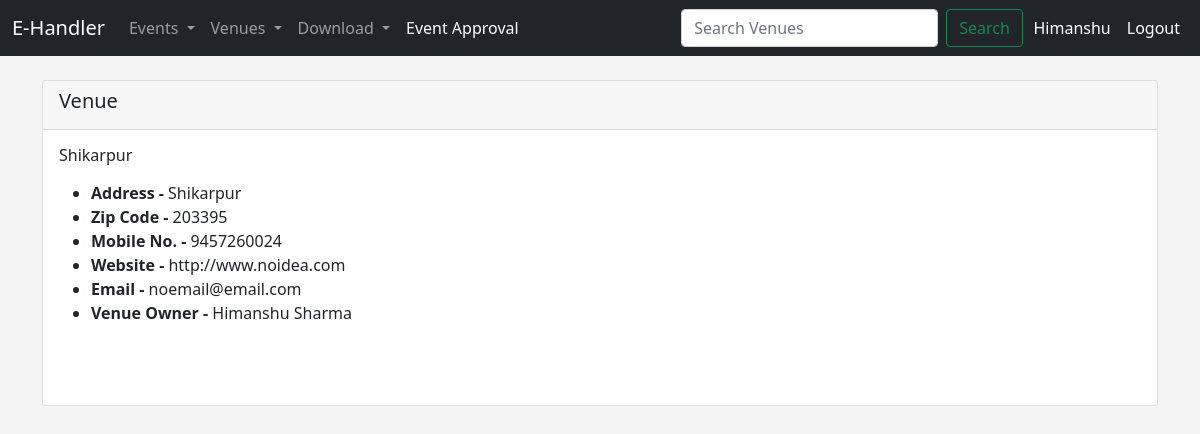
Page /show_venue/7 (signed in) on the committed database.
### events/models.py (models this page shows)
class Venue(models.Model):
    name=models.CharField('Venue Name ',max_length=120)
    address=models.CharField('Venue Address ',max_length=120)
    zip_code=models.CharField('Venue zipcode ',max_length=15 ,blank=True)
    phone=models.CharField('Venue Number ',max_length=13,blank=True)
    web=models.CharField('Website Address ', max_length=25 ,blank=True)
    email_address=models.EmailField('Venue Email',blank=True)
    owner=models.IntegerField('Venue Owner',blank=False,default=1)
    venue_image=models.ImageField(null=True,blank=True,upload_to="images/")
    def __str__(self):
        return self.name

### events/views.py (the view)
# urls.py: path('show_venue/<venue_id>',views.show_venue,name='show-venue'),
def show_venue(request,venue_id):
    if request.user.is_authenticated:
        venue=Venue.objects.get(pk=venue_id)
        owner_info= User.objects.get(pk=venue.owner)
        return render(request,'events/show_venue.html',{
            'venue':venue,
            'owner_info':owner_info,
        })
    messages.success(request,"You need to log in first!!")
    return redirect('login-user')

### events/templates/events/show_venue.html (shortened to what this page needs)
{% extends 'events/base.html' %}
{%block content%}
<div class="card">
    <div class="card-header">
        <h5> Venue</h5>
    </div>
    <div class="card-body">
        <h6 class="card-title">{{ venue }}</h6>
        <p class="card-text">
        <ul>
            <li><b> Address - </b>{{ venue.address }}</li>
            <li> <b> Zip Code - </b>{{ venue.zip_code }}</li>
            <li> <b> Mobile No. - </b>{{ venue.phone }}</li>
            <li> <b> Website - </b>{{ venue.web }}</li>
            <li> <b> Email - </b>{{ venue.email_address }}</li>
            <li> <b> Venue Owner - </b>{{ owner_info.first_name }} {{owner_info.last_name}}</li><br>
        </ul>
        </p>
    </div>
</div>
{%endblock%}

### events/templates/events/navbar.html (shortened to what this page needs)
<nav class="navbar navbar-expand-lg navbar-dark bg-dark">
    <div class="container-fluid">
        <a class="navbar-brand" href="{%url 'home' %}">E-Handler</a>
        <div class="collapse navbar-collapse" id="navbarSupportedContent">
            <ul class="navbar-nav me-auto mb-2 mb-lg-0">
                {%if user.is_authenticated %}
                <li class="nav-item dropdown">
                    <a class="nav-link dropdown-toggle" href="#" id="navbarDropdown" role="button"
                        data-toggle="dropdown" aria-haspopup="true" aria-expanded="false">
                        Events
                    </a>
                </li>
                <li class="nav-item dropdown">
                    <a class="nav-link dropdown-toggle" href="#" id="navbarDropdown" role="button"
                        data-toggle="dropdown" aria-haspopup="true" aria-expanded="false">
                        Venues
                    </a>
                </li>
                <li class="nav-item dropdown">
                    <a class="nav-link dropdown-toggle" href="#" id="navbarDropdown" role="button"
                        data-toggle="dropdown" aria-haspopup="true" aria-expanded="false">
                        Download
                    </a>
                </li>
                <li class="nav-item">
                    <a class="nav-link active" aria-current="page" href="{% url 'approve_events' %}">Event Approval</a>
                </li>
                {%endif%}
            </ul>
            {% if user.is_authenticated %}
            <form class="d-flex" method=POST action="{% url 'search-venues' %}" style="padding-right: 0.7mm;">
                <input class="form-control me-2" type="search" placeholder="Search Venues" aria-label="Search"
                    name="searched_data">
                <button class="btn btn-outline-success" type="submit">Search</button>
            </form>
            <div style="color: white; padding: 0.5rem 0.5rem;"> {{user.first_name}} </div>
            <a class="nav-link active" aria-current="page" href="{% url 'logout-user' %}"
                style="color: white; padding: 0.5rem 0.5rem">Logout</a>
            {% else %}
            <a class="nav-link active" aria-current="page" href="{% url 'register-user' %}"
                style="color: white; padding: 0.5rem 0.5rem">Signup</a>
            <a class="nav-link active" aria-current="page" href="{% url 'login-user' %}"
                style="color: white; padding: 0.5rem 0.5rem">Login</a>
            {% endif %}
        </div>
    </div>
</nav>

### events/templates/events/base.html (style rules this page uses)
body { background: #f4f4f4; }

### rows in the picture
Venue: name "Shikarpur", address "Shikarpur", zip_code "203395", phone "9457260024", web "http://www.noidea.com", email_address "noemail@email.com"

### other values in the picture
{{ user.first_name }} "Himanshu"
{{ owner_info.first_name }} "Himanshu"
{{ owner_info.last_name }} "Sharma"
